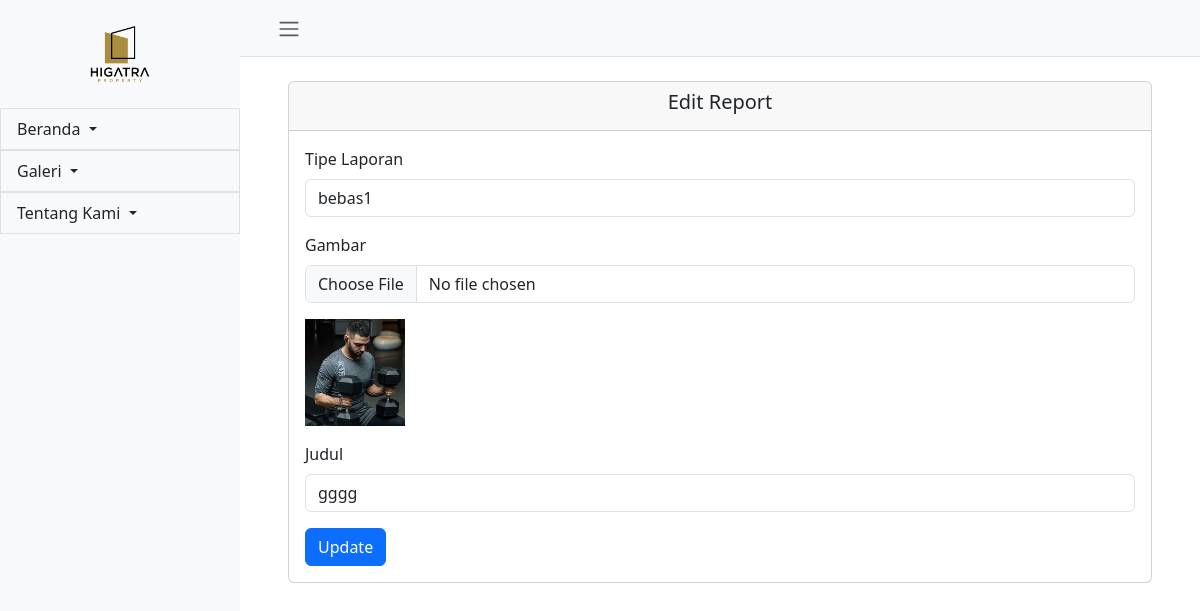
Screenshot of /admin/reports/edit.php?id=1 with the database file from the repository.
### tables this page shows
CREATE TABLE `reports` (
  `id` int(11) NOT NULL,
  `report_type` enum('bebas1','bebas2') NOT NULL,
  `image_url` varchar(255) NOT NULL,
  `title` varchar(255) NOT NULL
);

### admin/reports/edit.php (the view, shortened to what this page needs)
<?php
include '../../kon/koneksi.php';
$id = $_GET['id'];
$report = mysqli_fetch_assoc(mysqli_query($conn, "SELECT * FROM reports WHERE id = $id"));
include "../layout/header-admin.php";
?>
<div class="container mt-4">
    <div class="card m-4">
        <div class="card-header text-center">
            <h5>Edit Report</h5>
        </div>
        <div class="card-body">
            <form method="post" enctype="multipart/form-data">
                <div class="mb-3">
                    <label for="report_type" class="form-label">Tipe Laporan</label>
                    <select name="report_type" class="form-control" required>
                        <option value="bebas1" <?= $report['report_type'] == 'bebas1' ? 'selected' : ''; ?>>bebas1</option>
                    </select>
                </div>
                <div class="mb-3">
                    <label for="image" class="form-label">Gambar</label>
                    <input type="file" name="image" class="form-control">
                    <img src="../../images/reports/<?= $report['image_url']; ?>" width="100" class="mt-3">
                </div>
                <div class="mb-3">
                    <label for="title" class="form-label">Judul</label>
                    <input type="text" name="title" class="form-control" value="<?= $report['title']; ?>" required>
                </div>
                <button type="submit" name="submit" class="btn btn-primary">Update</button>
            </form>
        </div>
    </div>
</div>
<?php include "../layout/footer-admin.php"; ?>

### rows the page displays
reports: report_type "bebas1", image_url (picture), title "gggg"
